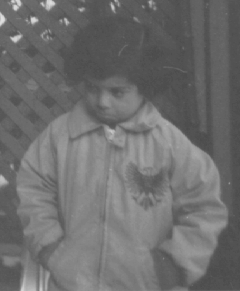
%> input picture 영상처리/matlab/images/pout.tif, 240 x 291 px
$ octave c4p21.m   (GNU Octave 9; MATLAB toolbox functions it lacks are replaced by stand-ins)
%> lines starting %> are read from the running program, lines starting %| are printed output that depends on the picture
p=imread('pout.tif');
%> p is the input picture: size 291x240 uint8; min 74, max 224, mean 110.3
p_st=p;
for i=1:291
    for j=1:240
        if (p(i,j) >=80) & (p(i,j) <=150)
            p_st(i,j)=((250-3)/(150-80))*(p(i,j)-80)+3;
        end
    end
end
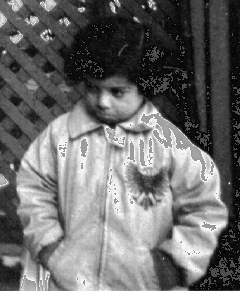
%> p_st: size 291x240 uint8; min 3, max 250, mean 107.8

subplot(1,2,1), imshow(p_st);
subplot(1,2,2),imhist(p_st), axis tight;
%> after `axis tight`:
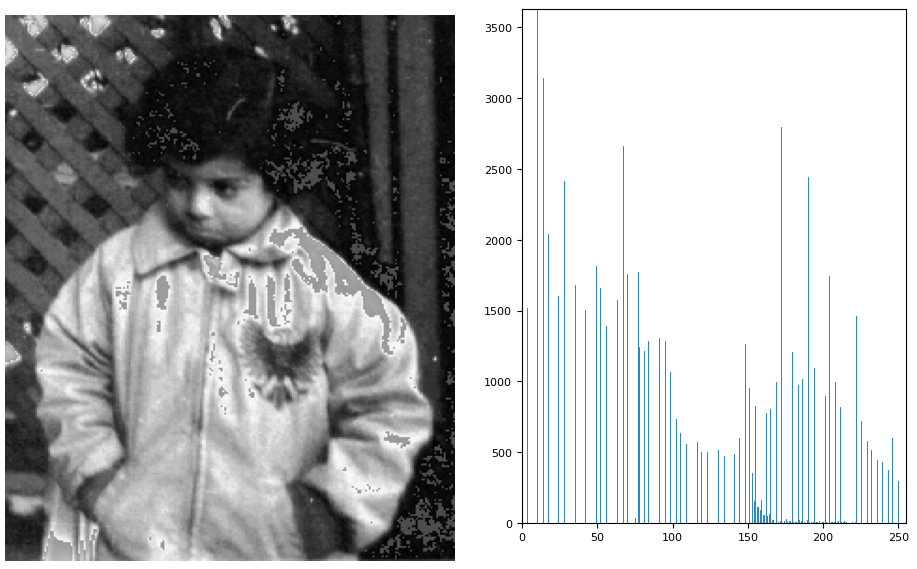
%> figure redrawn from the program's plot data, 2 panels
